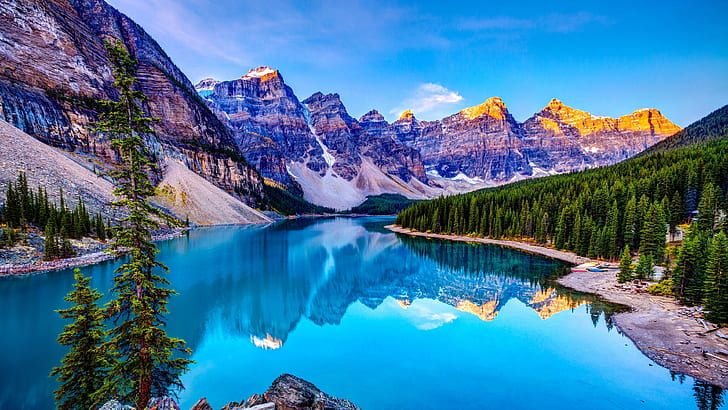
#> input picture image1.jpg, 728 x 410 px
$ python poe3.py
#> lines starting #> are read from the running program, lines starting #| are printed output that depends on the picture
from PIL import Image
import numpy as np
import matplotlib.pyplot as plt

image = Image.open('image1.jpg')
#> image is the input picture: PIL image 728x410 RGB; mean R, G, B 67.7, 119.3, 156.5

image_rgb=image.convert('RGB')

image_array = np.array(image_rgb)

c = 1 - image_array[:,:,0] / 255.0
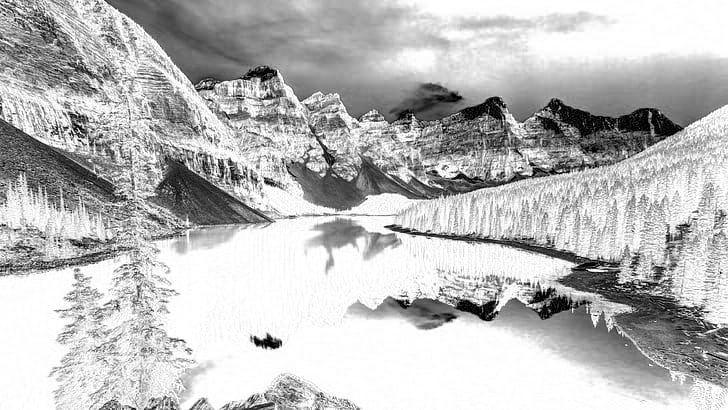
#> c: shape (410, 728) float64; min 0, max 1, mean 0.734
m = 1 - image_array[:,:,1] / 255.0
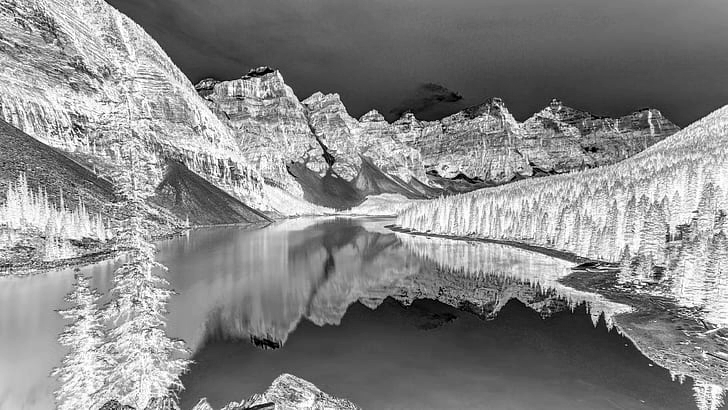
#> m: shape (410, 728) float64; min 0, max 1, mean 0.532
y = 1 - image_array[:,:,2] / 255.0
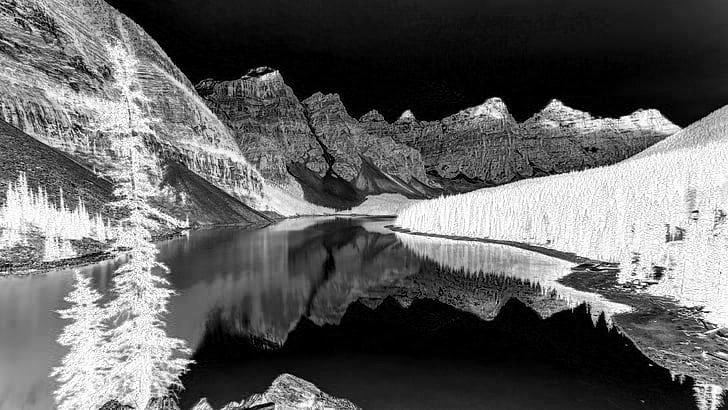
#> y: shape (410, 728) float64; min 0, max 1, mean 0.386

cmy_image = np.stack((c, m, y), axis=-1)
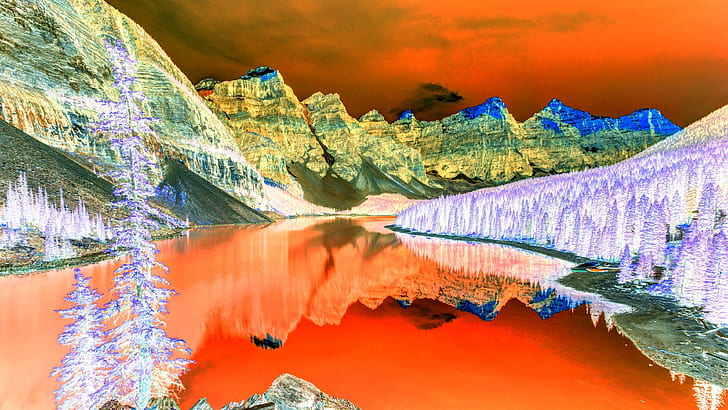
#> cmy_image: shape (410, 728, 3) float64; mean R, G, B 0.734, 0.532, 0.386
cmy_image_display = (cmy_image * 255).astype(np.uint8)
cmy_image_pil = Image.fromarray(cmy_image_display)

plt.figure(figsize=(10, 5))

plt.subplot(1, 2, 1)
plt.imshow(image_rgb)
plt.title('Original RGB Image')
plt.axis('off')

plt.subplot(1, 2, 2)
plt.imshow(cmy_image_pil)
plt.title('CMY Image')
plt.axis('off')

plt.tight_layout()
plt.show()

$ run again, with negative_image.jpg copied over image1.jpg
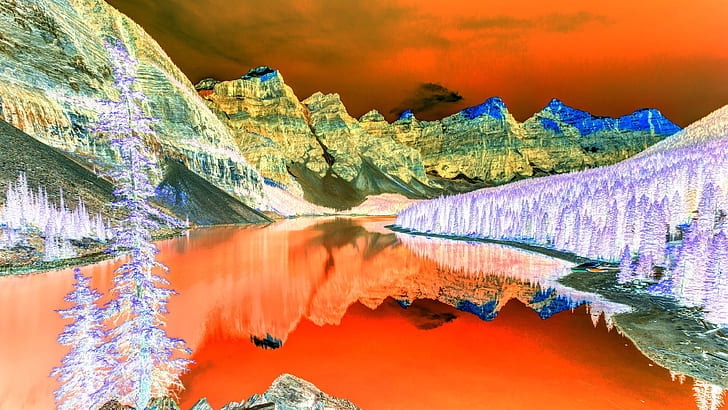
#> input picture negative_image.jpg, 728 x 410 px
#> image is the input picture: PIL image 728x410 RGB; mean R, G, B 187.1, 135.6, 98.3
#> `y = 1 - image_array[:,:,2] / 255.0`:
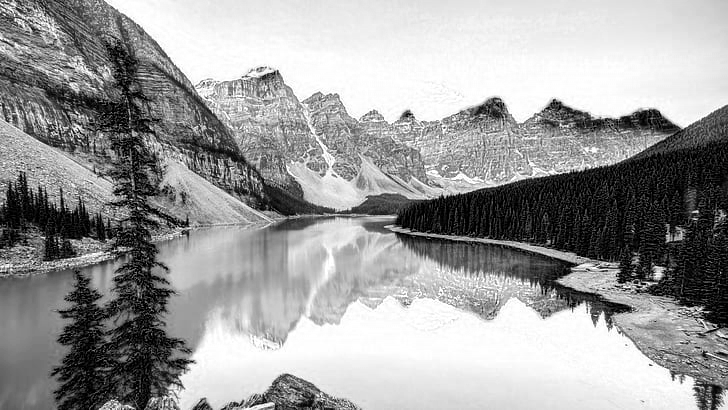
#> y: shape (410, 728) float64; min 0, max 1, mean 0.614
#> `cmy_image = np.stack((c, m, y), axis=-1)`:
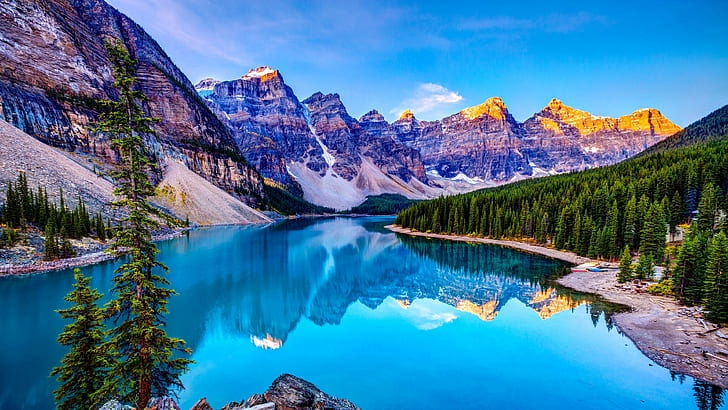
#> cmy_image: shape (410, 728, 3) float64; mean R, G, B 0.266, 0.468, 0.614

$ run again, with image2.jpeg copied over image1.jpg
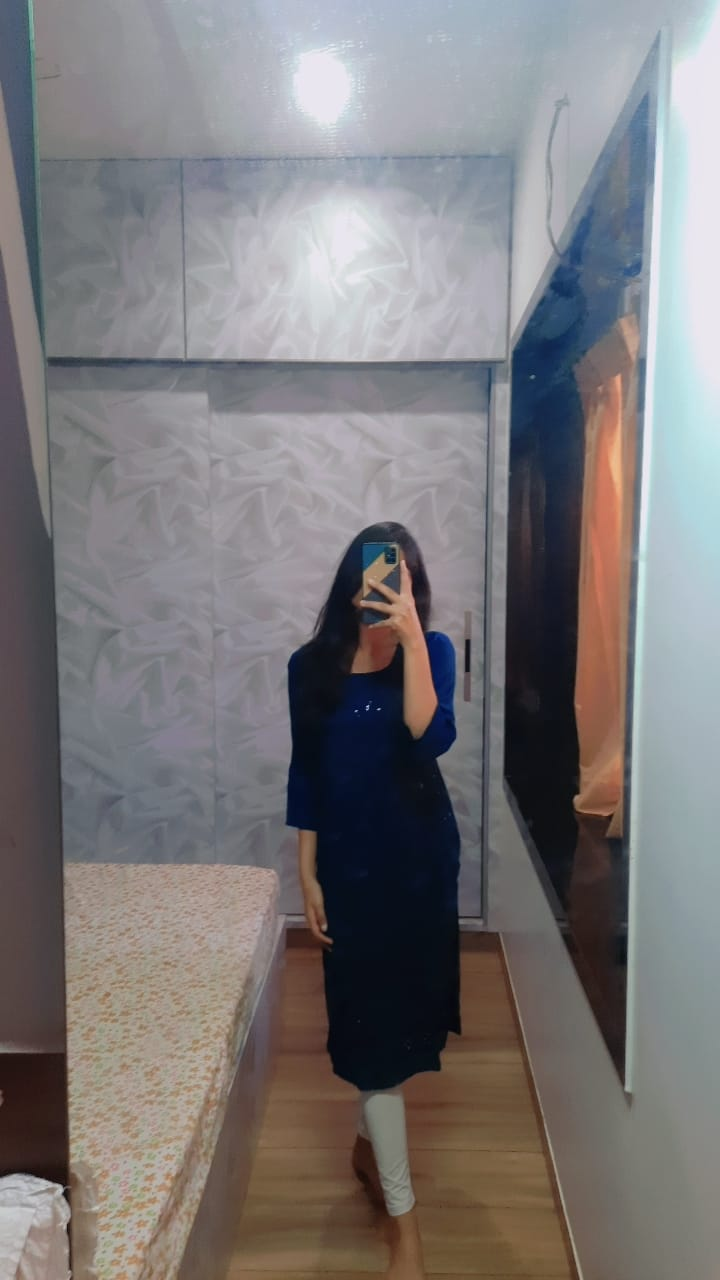
#> input picture image2.jpeg, 720 x 1280 px
#> image is the input picture: PIL image 720x1280 RGB; mean R, G, B 123.3, 120.5, 121.8
#> `y = 1 - image_array[:,:,2] / 255.0`:
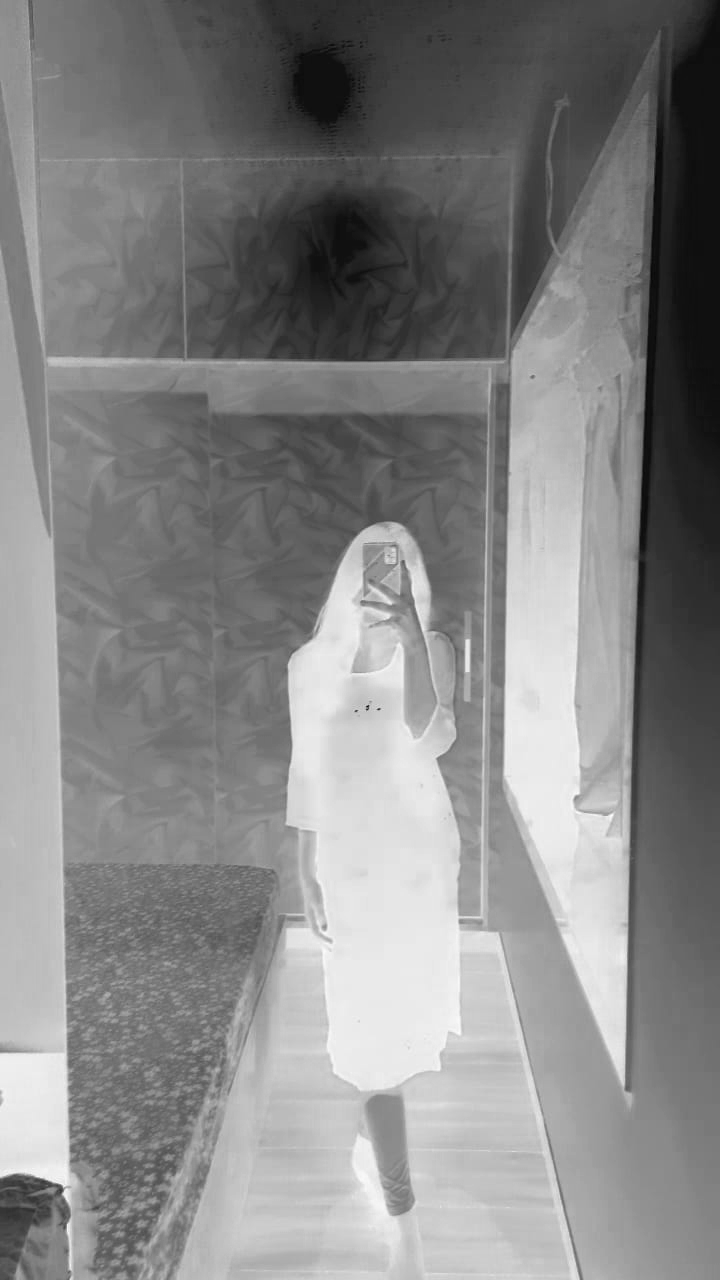
#> y: shape (1280, 720) float64; min 0.0275, max 0.996, mean 0.522
#> `cmy_image = np.stack((c, m, y), axis=-1)`:
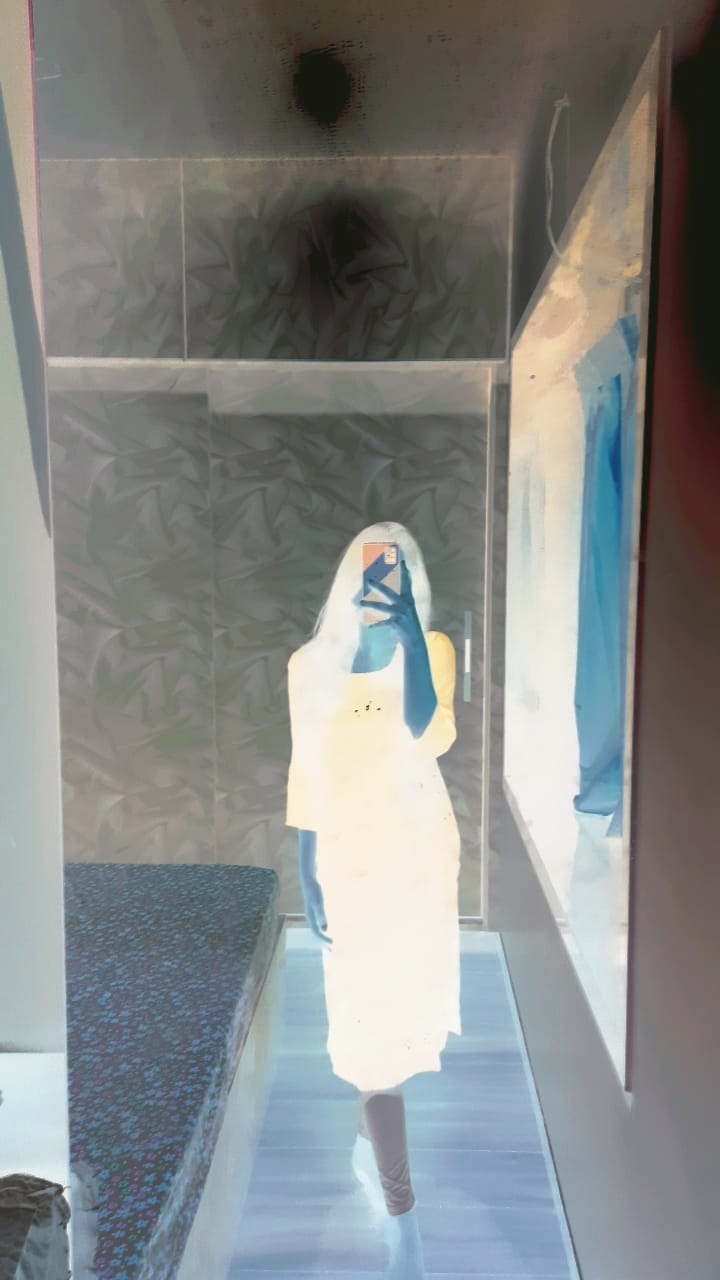
#> cmy_image: shape (1280, 720, 3) float64; mean R, G, B 0.517, 0.528, 0.522

$ run again, with negative_image.jpeg copied over image1.jpg
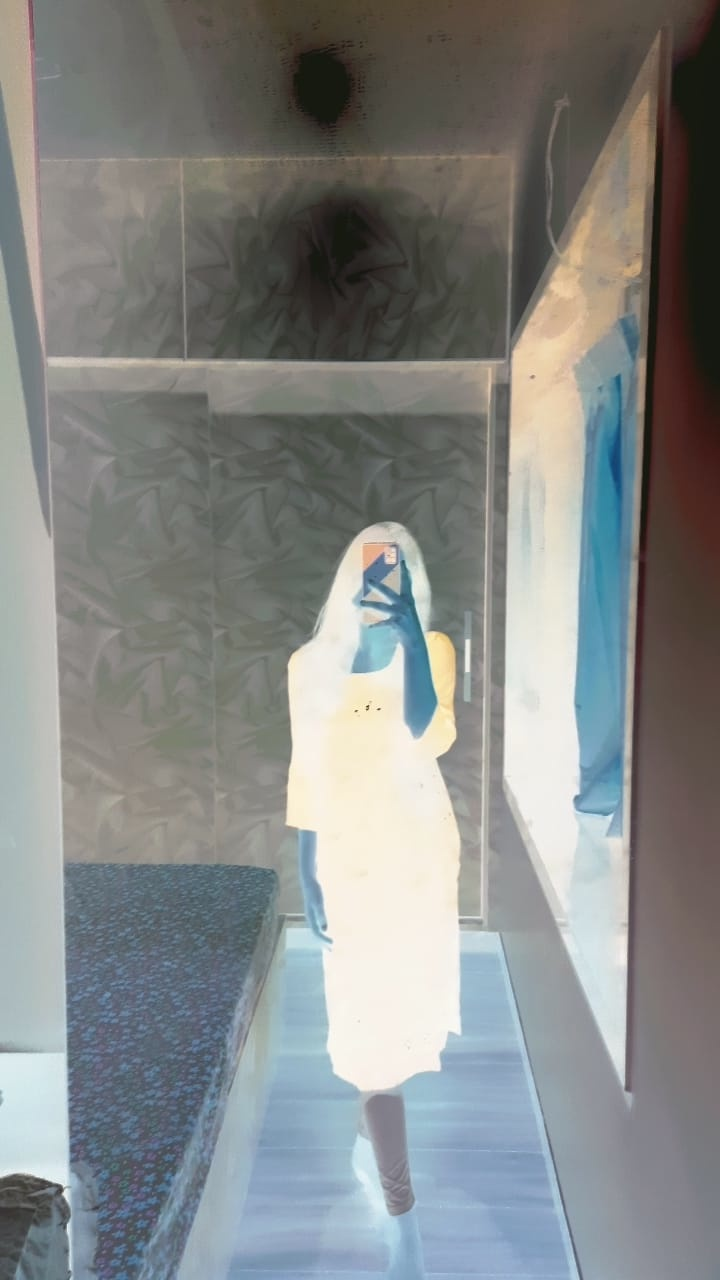
#> input picture negative_image.jpeg, 720 x 1280 px
#> image is the input picture: PIL image 720x1280 RGB; mean R, G, B 131.7, 134.5, 133.1
#> `y = 1 - image_array[:,:,2] / 255.0`:
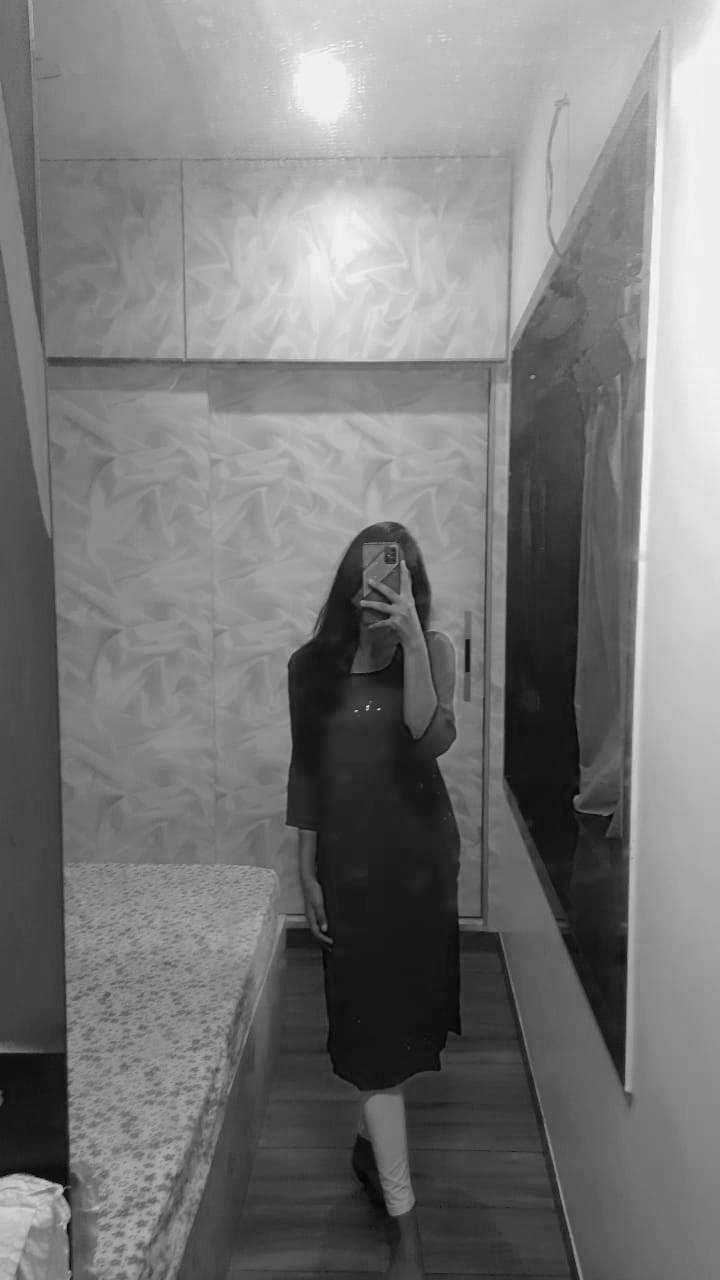
#> y: shape (1280, 720) float64; min 0.00392, max 0.976, mean 0.478
#> `cmy_image = np.stack((c, m, y), axis=-1)`:
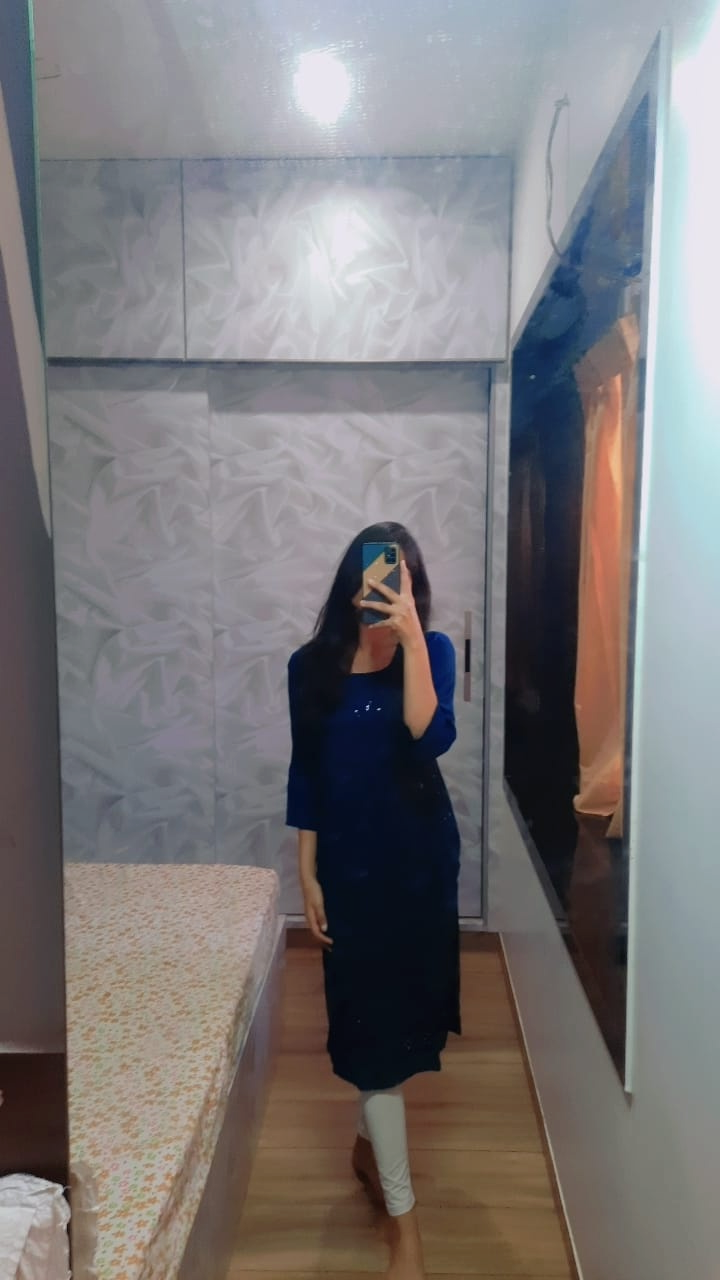
#> cmy_image: shape (1280, 720, 3) float64; mean R, G, B 0.483, 0.472, 0.478
